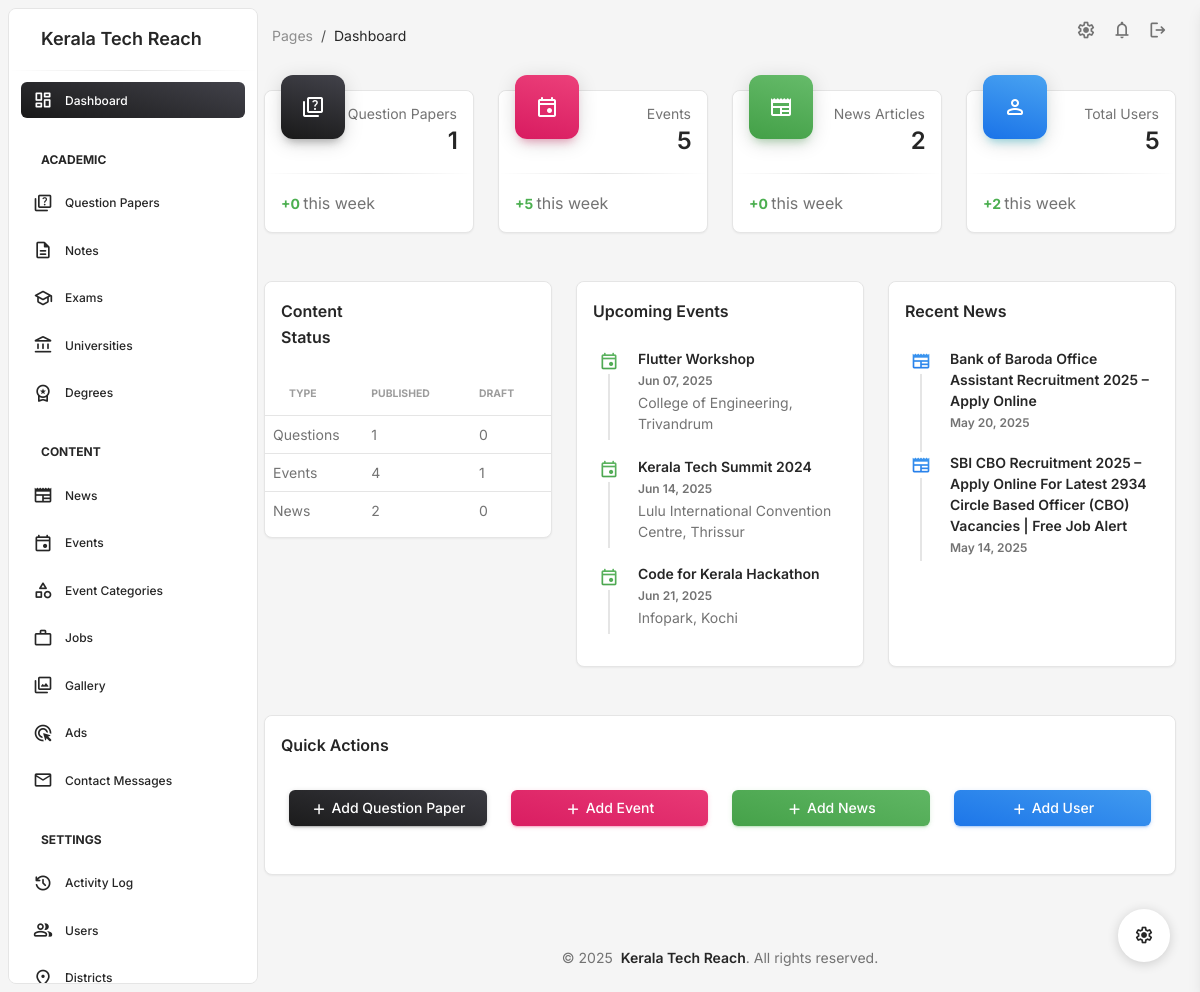
Page /admindashboard/ (signed in) on the committed database.
### admindashboard/models.py (models this page shows, shortened)
class Event(models.Model):
    name = models.CharField(max_length=255)
    event_start = models.DateTimeField()
    event_end = models.DateTimeField(blank=True, null=True)
    place = models.CharField(max_length=255)
    link = models.URLField(blank=True, null=True)
    description = models.TextField(blank=True, null=True)
    map_link = models.URLField(blank=True, null=True)
    district = models.ForeignKey(District, on_delete=models.SET_NULL, null=True, blank=True)
    category = models.ForeignKey(EventCategory, on_delete=models.SET_NULL, null=True, blank=True)
    updated_at = models.DateTimeField(auto_now=True)
    is_published = models.BooleanField(default=False)
    created_by = models.ForeignKey('UserProfile', on_delete=models.CASCADE)

class News(models.Model):
    title = models.CharField(max_length=255)
    slug = models.SlugField(unique=True, max_length=255, blank=True, null=True)
    content = models.TextField()
    excerpt = models.TextField(blank=True, help_text="A short summary of the article")
    image = models.ImageField(upload_to='news/', blank=True, null=True)
    thumbnail = models.ImageField(upload_to='news/thumbnails/', blank=True, null=True)
    created_at = models.DateTimeField(auto_now_add=True)
    updated_at = models.DateTimeField(auto_now=True)
    is_published = models.BooleanField(default=False)
    created_by = models.ForeignKey('UserProfile', on_delete=models.CASCADE)
    meta_title = models.CharField(max_length=60, blank=True, help_text="SEO optimized title (max 60 characters)")
    meta_description = models.CharField(max_length=160, blank=True, help_text="SEO meta description (max 160 characters)")
    keywords = models.CharField(max_length=255, blank=True, help_text="Comma-separated keywords for SEO")
    reading_time = models.PositiveIntegerField(default=0, help_text="Estimated reading time in minutes")
    views_count = models.PositiveIntegerField(default=0)
    likes_count = models.PositiveIntegerField(default=0)
    class Meta:
        verbose_name_plural = 'News'
        ordering = ['-created_at']

### admindashboard/views/dashboard.py (the view, shortened to what this page needs)
# urls.py: path('', dashboard, name='dashboard'),
@login_required
def dashboard(request):
    now = timezone.now()
    last_week = now - timedelta(days=7)
    context = {
        'total_users': UserProfile.objects.count() if request.user.is_staff else 1,
        'total_questions': QuestionPaper.objects.count(),
        'total_events': Event.objects.count(),
        'total_news': News.objects.count(),
    }
    if request.user.is_staff:
        context.update({
            'new_users': UserProfile.objects.filter(user__date_joined__gte=last_week).count(),
            'new_questions': QuestionPaper.objects.filter(updated_at__gte=last_week).count(),
            'new_events': Event.objects.filter(updated_at__gte=last_week).count(),
            'new_news': News.objects.filter(created_at__gte=last_week).count(),
            'upcoming_events': Event.objects.filter(
                event_start__gte=now
            ).order_by('event_start')[:5],
            'recent_questions': QuestionPaper.objects.order_by('-updated_at')[:5],
            'recent_news': News.objects.order_by('-created_at')[:5],
            'published_questions': QuestionPaper.objects.filter(is_published=True).count(),
            'draft_questions': QuestionPaper.objects.filter(is_published=False).count(),
            'published_events': Event.objects.filter(is_published=True).count(),
            'draft_events': Event.objects.filter(is_published=False).count(),
            'published_news': News.objects.filter(is_published=True).count(),
            'draft_news': News.objects.filter(is_published=False).count(),
            'unread_messages': ContactMessage.objects.filter(is_read=False).count(),
            'total_messages': ContactMessage.objects.count(),
            'university_count': University.objects.count(),
            'degree_count': Degree.objects.count(),
            'event_categories': EventCategory.objects.annotate(
                event_count=Count('event')
            ).order_by('-event_count')[:5],
        })
    return render(request, 'admindashboard/dashboard.html', context)

### admindashboard/templates/admindashboard/dashboard.html (shortened to what this page needs)
{% extends 'admindashboard/base.html' %}
{% load static %}
{% block content %}
<div class="container-fluid py-4">
    <div class="row">
        {% if user.is_staff %}
        <div class="col-xl-3 col-sm-6 mb-4">
            <div class="card">
                <div class="card-header p-3 pt-2">
                    <div class="icon icon-lg icon-shape bg-gradient-dark shadow-dark text-center border-radius-xl mt-n4 position-absolute">
                        <i class="material-symbols-rounded opacity-10">quiz</i>
                    </div>
                    <div class="text-end pt-1">
                        <p class="text-sm mb-0 text-capitalize">Question Papers</p>
                        <h4 class="mb-0">{{ total_questions }}</h4>
                    </div>
                </div>
                <hr class="dark horizontal my-0">
                <div class="card-footer p-3">
                    <p class="mb-0"><span class="text-success text-sm font-weight-bolder">+{{ new_questions }} </span>this week</p>
                </div>
            </div>
        </div>
        <div class="col-xl-3 col-sm-6 mb-4">
            <div class="card">
                <div class="card-header p-3 pt-2">
                    <div class="icon icon-lg icon-shape bg-gradient-primary shadow-primary text-center border-radius-xl mt-n4 position-absolute">
                        <i class="material-symbols-rounded opacity-10">event</i>
                    </div>
                    <div class="text-end pt-1">
                        <p class="text-sm mb-0 text-capitalize">Events</p>
                        <h4 class="mb-0">{{ total_events }}</h4>
                    </div>
                </div>
                <hr class="dark horizontal my-0">
                <div class="card-footer p-3">
                    <p class="mb-0"><span class="text-success text-sm font-weight-bolder">+{{ new_events }} </span>this week</p>
                </div>
            </div>
        </div>
        <div class="col-xl-3 col-sm-6 mb-4">
            <div class="card">
                <div class="card-header p-3 pt-2">
                    <div class="icon icon-lg icon-shape bg-gradient-success shadow-success text-center border-radius-xl mt-n4 position-absolute">
                        <i class="material-symbols-rounded opacity-10">newspaper</i>
                    </div>
                    <div class="text-end pt-1">
                        <p class="text-sm mb-0 text-capitalize">News Articles</p>
                        <h4 class="mb-0">{{ total_news }}</h4>
                    </div>
                </div>
                <hr class="dark horizontal my-0">
                <div class="card-footer p-3">
                    <p class="mb-0"><span class="text-success text-sm font-weight-bolder">+{{ new_news }} </span>this week</p>
                </div>
            </div>
        </div>
        <div class="col-xl-3 col-sm-6 mb-4">
            <div class="card">
                <div class="card-header p-3 pt-2">
                    <div class="icon icon-lg icon-shape bg-gradient-info shadow-info text-center border-radius-xl mt-n4 position-absolute">
                        <i class="material-symbols-rounded opacity-10">person</i>
                    </div>
                    <div class="text-end pt-1">
                        <p class="text-sm mb-0 text-capitalize">Total Users</p>
                        <h4 class="mb-0">{{ total_users }}</h4>
                    </div>
                </div>
                <hr class="dark horizontal my-0">
                <div class="card-footer p-3">
                    <p class="mb-0"><span class="text-success text-sm font-weight-bolder">+{{ new_users }} </span>this week</p>
                </div>
            </div>
        </div>
        {% endif %}
    </div>
    <div class="row mt-4">
        {% if user.is_staff %}
        <div class="col-lg-4 col-md-6 mb-4">
            <div class="card">
                <div class="card-header pb-0">
                    <div class="row">
                        <div class="col-lg-6 col-7">
                            <h6>Content Status</h6>
                        </div>
                    </div>
                </div>
                <div class="card-body px-0 pb-2">
                    <div class="table-responsive">
                        <table class="table align-items-center mb-0">
                            <thead>
                                <tr>
                                    <th class="text-uppercase text-secondary text-xxs font-weight-bolder opacity-7">Type</th>
                                    <th class="text-uppercase text-secondary text-xxs font-weight-bolder opacity-7 ps-2">Published</th>
                                    <th class="text-uppercase text-secondary text-xxs font-weight-bolder opacity-7 ps-2">Draft</th>
                                </tr>
                            </thead>
                            <tbody>
                                <tr>
                                    <td class="align-middle text-sm">Questions</td>
                                    <td class="align-middle text-sm">{{ published_questions }}</td>
                                    <td class="align-middle text-sm">{{ draft_questions }}</td>
                                </tr>
                                <tr>
                                    <td class="align-middle text-sm">Events</td>
                                    <td class="align-middle text-sm">{{ published_events }}</td>
                                    <td class="align-middle text-sm">{{ draft_events }}</td>
                                </tr>
                                <tr>
                                    <td class="align-middle text-sm">News</td>
                                    <td class="align-middle text-sm">{{ published_news }}</td>
                                    <td class="align-middle text-sm">{{ draft_news }}</td>
                                </tr>
                            </tbody>
                        </table>
                    </div>
                </div>
            </div>
        </div>
        {% endif %}
        <div class="col-lg-{% if user.is_staff %}4{% else %}6{% endif %} col-md-6 mb-4">
            <div class="card h-100">
                <div class="card-header pb-0">
                    <h6>Upcoming Events</h6>
                </div>
                <div class="card-body p-3">
                    {% for event in upcoming_events %}
                    <div class="timeline timeline-one-side">
                        <div class="timeline-block mb-3">
                            <span class="timeline-step">
                                <i class="material-symbols-rounded text-success text-gradient">event</i>
                            </span>
                            <div class="timeline-content">
                                <h6 class="text-dark text-sm font-weight-bold mb-0">{{ event.name }}</h6>
                                <p class="text-secondary font-weight-bold text-xs mt-1 mb-0">{{ event.event_start|date:"M d, Y" }}</p>
                                <p class="text-sm mt-1 mb-0">{{ event.place }}</p>
                            </div>
                        </div>
                    </div>
                    {% empty %}
                    <p class="text-center text-secondary mt-3">No upcoming events</p>
                    {% endfor %}
                </div>
            </div>
        </div>
        <div class="col-lg-{% if user.is_staff %}4{% else %}6{% endif %} col-md-6 mb-4">
            <div class="card h-100">
                <div class="card-header pb-0">
                    <h6>Recent News</h6>
                </div>
                <div class="card-body p-3">
                    <div class="timeline timeline-one-side">
                        {% for news in recent_news %}
                        <div class="timeline-block mb-3">
                            <span class="timeline-step">
                                <i class="material-symbols-rounded text-info text-gradient">newspaper</i>
                            </span>
                            <div class="timeline-content">
                                <h6 class="text-dark text-sm font-weight-bold mb-0">{{ news.title }}</h6>
                                <p class="text-secondary font-weight-bold text-xs mt-1 mb-0">{{ news.created_at|date:"M d, Y" }}</p>
                            </div>
                        </div>
                        {% empty %}
                        <p class="text-center text-secondary mt-3">No recent news</p>
                        {% endfor %}
                    </div>
                </div>
            </div>
        </div>
    </div>
    {% if user.is_staff %}
    <div class="row mt-4">
        <div class="col-12">
            <div class="card mb-4">
                <div class="card-header pb-0">
                    <h6>Quick Actions</h6>
                </div>
                <div class="card-body px-0 pt-0 pb-2">
                    <div class="row p-4">
                        <div class="col-md-3 col-sm-6 mb-3">
                            <a href="{% url 'admindashboard:question_create' %}" class="btn bg-gradient-dark w-100 mb-0 toast-btn">
                                <i class="material-symbols-rounded">add</i> Add Question Paper
                            </a>
                        </div>
                        <div class="col-md-3 col-sm-6 mb-3">
                            <a href="{% url 'admindashboard:event_create' %}" class="btn bg-gradient-primary w-100 mb-0 toast-btn">
                                <i class="material-symbols-rounded">add</i> Add Event
                            </a>
                        </div>
                        <div class="col-md-3 col-sm-6 mb-3">
                            <a href="{% url 'admindashboard:news_create' %}" class="btn bg-gradient-success w-100 mb-0 toast-btn">
                                <i class="material-symbols-rounded">add</i> Add News
                            </a>
                        </div>
                        <div class="col-md-3 col-sm-6 mb-3">
                            <a href="{% url 'admindashboard:user_create' %}" class="btn bg-gradient-info w-100 mb-0 toast-btn">
                                <i class="material-symbols-rounded">add</i> Add User
                            </a>
                        </div>
                    </div>
                </div>
            </div>
        </div>
    </div>
    {% endif %}
</div>
{% endblock content %}

### static/assets/css/nucleo-svg.css (style rules this page uses)
.icon { display: inline-block; color: #111111; height: 1em; width: 1em; }
.icon-lg { height: 1.6em; width: 1.6em; }
.icon { fill: currentColor; stroke: none; }

### admindashboard/templates/admindashboard/base.html (style rules this page uses)
body { min-height: 100vh; display: flex; flex-direction: column; }

### rows in the picture
Event: name "Flutter Workshop", event_start "Jun 07, 2025", place "College of Engineering, Trivandrum"
Event: name "Kerala Tech Summit 2024", event_start "Jun 14, 2025", place "Lulu International Convention Centre, Thrissur"
Event: name "Code for Kerala Hackathon", event_start "Jun 21, 2025", place "Infopark, Kochi"
News: title "Bank of Baroda Office Assistant Recruitment 2025 – Apply Online", created_at "May 20, 2025"
News: title "SBI CBO Recruitment 2025 – Apply Online For Latest 2934 Circle Based Officer (CBO) Vacancies | Free Job Alert", created_at "May 14, 2025"

### other values in the picture
{{ total_questions }} "1"
{{ new_questions }} "0"
{{ total_events }} "5"
{{ new_events }} "5"
{{ total_news }} "2"
{{ new_news }} "0"
{{ total_users }} "5"
{{ new_users }} "2"
{{ published_questions }} "1"
{{ draft_questions }} "0"
{{ published_events }} "4"
{{ draft_events }} "1"
{{ published_news }} "2"
{{ draft_news }} "0"
